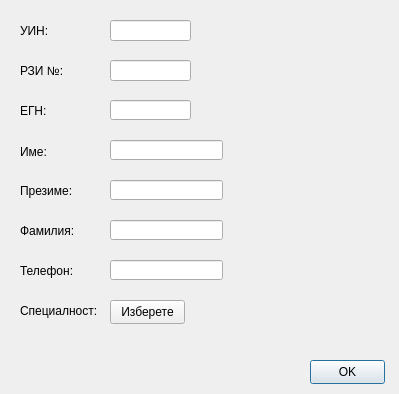
<?xml version="1.0" encoding="UTF-8"?>
<ui version="4.0">
 <class>DoctorSettingsDialog</class>
 <widget class="QDialog" name="DoctorSettingsDialog">
  <property name="geometry">
   <rect>
    <x>0</x>
    <y>0</y>
    <width>399</width>
    <height>394</height>
   </rect>
  </property>
  <property name="sizePolicy">
   <sizepolicy hsizetype="Fixed" vsizetype="Fixed">
    <horstretch>0</horstretch>
    <verstretch>0</verstretch>
   </sizepolicy>
  </property>
  <property name="windowTitle">
   <string>DoctorSettingsDialog</string>
  </property>
  <widget class="LineEdit" name="lpkEdit">
   <property name="geometry">
    <rect>
     <x>110</x>
     <y>20</y>
     <width>81</width>
     <height>21</height>
    </rect>
   </property>
   <property name="maxLength">
    <number>9</number>
   </property>
  </widget>
  <widget class="QLabel" name="label">
   <property name="geometry">
    <rect>
     <x>20</x>
     <y>20</y>
     <width>49</width>
     <height>21</height>
    </rect>
   </property>
   <property name="text">
    <string>УИН:</string>
   </property>
  </widget>
  <widget class="QLabel" name="label_2">
   <property name="geometry">
    <rect>
     <x>20</x>
     <y>141</y>
     <width>49</width>
     <height>21</height>
    </rect>
   </property>
   <property name="text">
    <string>Име:</string>
   </property>
  </widget>
  <widget class="QLabel" name="label_3">
   <property name="geometry">
    <rect>
     <x>20</x>
     <y>220</y>
     <width>71</width>
     <height>21</height>
    </rect>
   </property>
   <property name="text">
    <string>Фамилия:</string>
   </property>
  </widget>
  <widget class="QLabel" name="label_4">
   <property name="geometry">
    <rect>
     <x>20</x>
     <y>100</y>
     <width>61</width>
     <height>21</height>
    </rect>
   </property>
   <property name="text">
    <string>ЕГН:</string>
   </property>
  </widget>
  <widget class="QPushButton" name="okButton">
   <property name="geometry">
    <rect>
     <x>310</x>
     <y>360</y>
     <width>75</width>
     <height>24</height>
    </rect>
   </property>
   <property name="text">
    <string>OK</string>
   </property>
   <property name="default">
    <bool>true</bool>
   </property>
  </widget>
  <widget class="LineEdit" name="egnLineEdit">
   <property name="geometry">
    <rect>
     <x>110</x>
     <y>100</y>
     <width>81</width>
     <height>20</height>
    </rect>
   </property>
   <property name="text">
    <string/>
   </property>
   <property name="maxLength">
    <number>10</number>
   </property>
  </widget>
  <widget class="NameEdit" name="fNameEdit">
   <property name="geometry">
    <rect>
     <x>110</x>
     <y>140</y>
     <width>113</width>
     <height>20</height>
    </rect>
   </property>
   <property name="maxLength">
    <number>50</number>
   </property>
  </widget>
  <widget class="NameEdit" name="lNameEdit">
   <property name="geometry">
    <rect>
     <x>110</x>
     <y>220</y>
     <width>113</width>
     <height>20</height>
    </rect>
   </property>
   <property name="maxLength">
    <number>50</number>
   </property>
  </widget>
  <widget class="QLabel" name="errorLabel">
   <property name="geometry">
    <rect>
     <x>20</x>
     <y>360</y>
     <width>261</width>
     <height>21</height>
    </rect>
   </property>
   <property name="styleSheet">
    <string notr="true">color : red;</string>
   </property>
   <property name="text">
    <string/>
   </property>
  </widget>
  <widget class="NameEdit" name="mNameEdit">
   <property name="geometry">
    <rect>
     <x>110</x>
     <y>180</y>
     <width>113</width>
     <height>20</height>
    </rect>
   </property>
   <property name="maxLength">
    <number>50</number>
   </property>
  </widget>
  <widget class="QLabel" name="label_6">
   <property name="geometry">
    <rect>
     <x>20</x>
     <y>180</y>
     <width>71</width>
     <height>21</height>
    </rect>
   </property>
   <property name="text">
    <string>Презиме:</string>
   </property>
  </widget>
  <widget class="LineEdit" name="phoneEdit">
   <property name="geometry">
    <rect>
     <x>110</x>
     <y>260</y>
     <width>113</width>
     <height>20</height>
    </rect>
   </property>
   <property name="maxLength">
    <number>50</number>
   </property>
  </widget>
  <widget class="QLabel" name="label_8">
   <property name="geometry">
    <rect>
     <x>20</x>
     <y>260</y>
     <width>71</width>
     <height>21</height>
    </rect>
   </property>
   <property name="text">
    <string>Телефон:</string>
   </property>
  </widget>
  <widget class="QLabel" name="label_5">
   <property name="geometry">
    <rect>
     <x>20</x>
     <y>60</y>
     <width>49</width>
     <height>21</height>
    </rect>
   </property>
   <property name="text">
    <string>РЗИ №:</string>
   </property>
  </widget>
  <widget class="LineEdit" name="rziEdit">
   <property name="geometry">
    <rect>
     <x>110</x>
     <y>60</y>
     <width>81</width>
     <height>21</height>
    </rect>
   </property>
   <property name="maxLength">
    <number>10</number>
   </property>
  </widget>
  <widget class="QLabel" name="label_9">
   <property name="geometry">
    <rect>
     <x>20</x>
     <y>300</y>
     <width>91</width>
     <height>21</height>
    </rect>
   </property>
   <property name="text">
    <string>Специалност:</string>
   </property>
  </widget>
  <widget class="QPushButton" name="specialtyButton">
   <property name="geometry">
    <rect>
     <x>110</x>
     <y>300</y>
     <width>75</width>
     <height>24</height>
    </rect>
   </property>
   <property name="text">
    <string>Изберете</string>
   </property>
  </widget>
 </widget>
 <layoutdefault spacing="6" margin="11"/>
 <customwidgets>
  <customwidget>
   <class>NameEdit</class>
   <extends>QLineEdit</extends>
   <header>View/uiComponents/NameEdit.h</header>
  </customwidget>
  <customwidget>
   <class>LineEdit</class>
   <extends>QLineEdit</extends>
   <header>View/uiComponents/LineEdit.h</header>
  </customwidget>
 </customwidgets>
 <tabstops>
  <tabstop>lpkEdit</tabstop>
  <tabstop>rziEdit</tabstop>
  <tabstop>egnLineEdit</tabstop>
  <tabstop>fNameEdit</tabstop>
  <tabstop>mNameEdit</tabstop>
  <tabstop>lNameEdit</tabstop>
  <tabstop>phoneEdit</tabstop>
  <tabstop>okButton</tabstop>
 </tabstops>
 <resources/>
 <connections/>
</ui>
